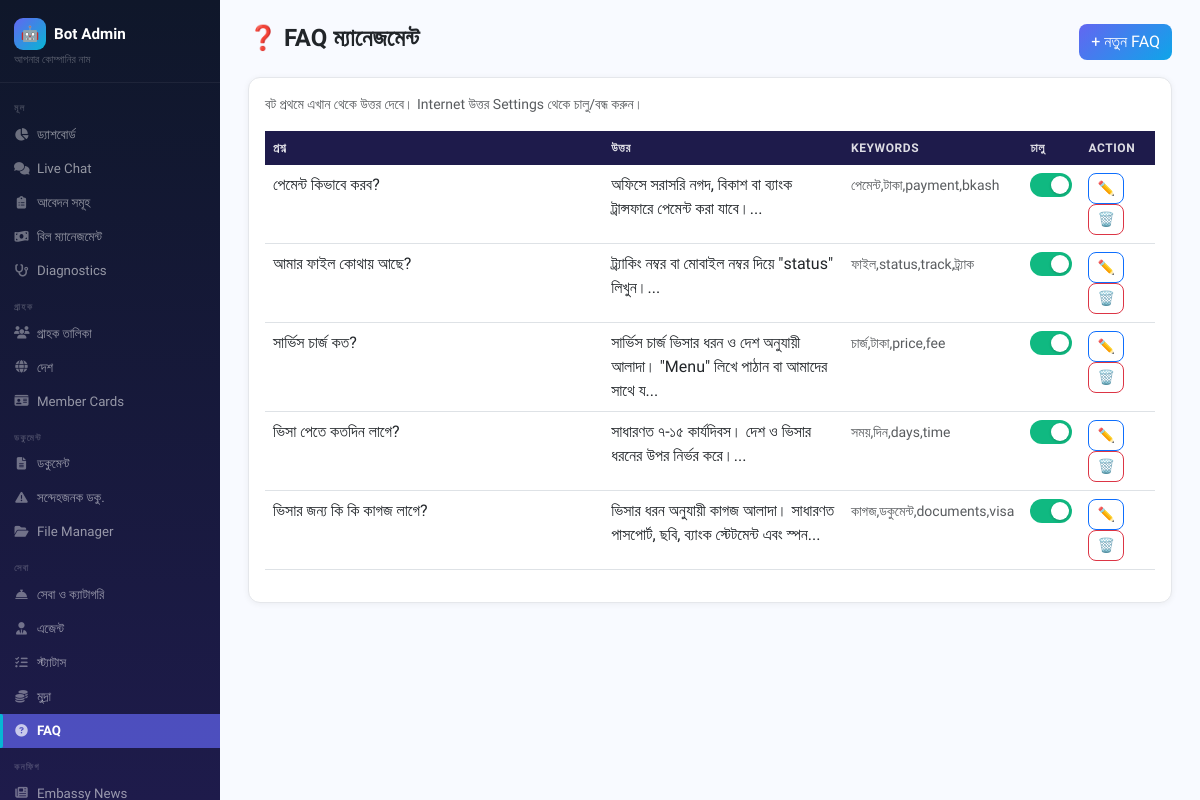
Screenshot of /admin/?page=faqs (signed in) with the database file from the repository.
### tables this page shows
CREATE TABLE IF NOT EXISTS `faqs` (
  `id`         INT AUTO_INCREMENT PRIMARY KEY,
  `question`   TEXT NOT NULL,
  `answer`     TEXT NOT NULL,
  `keywords`   VARCHAR(500),
  `is_active`  TINYINT(1) DEFAULT 1,
  `created_at` TIMESTAMP DEFAULT CURRENT_TIMESTAMP
);

### config/database.php (called while the page is built, shortened)
<?php
class Database {
    private static ?Database $instance = null;
    private PDO $pdo;
    private function __construct() {
        try {
            $dsn = 'mysql:host=' . DB_HOST . ';dbname=' . DB_NAME . ';charset=utf8mb4';
            $this->pdo = new PDO($dsn, DB_USER, DB_PASS, [
                PDO::ATTR_ERRMODE            => PDO::ERRMODE_EXCEPTION,
                PDO::ATTR_DEFAULT_FETCH_MODE => PDO::FETCH_ASSOC,
                PDO::ATTR_EMULATE_PREPARES   => false,
                PDO::MYSQL_ATTR_INIT_COMMAND =>
                    "SET NAMES utf8mb4 COLLATE utf8mb4_unicode_ci; " .
                    "SET character_set_client    = utf8mb4; " .
                    "SET character_set_results   = utf8mb4; " .
                    "SET character_set_connection= utf8mb4;",
            ]);
        } catch (PDOException $e) {
            error_log('[BOT-DB] ' . $e->getMessage());
            http_response_code(200);
            exit('{"ok":true}');
        }
    }
    public static function getInstance(): self {
        if (!self::$instance) self::$instance = new self();
        return self::$instance;
    }
    public function fetchAll(string $sql, array $p = []): array {
        $s = $this->pdo->prepare($sql);
        $s->execute($p);
        return $s->fetchAll();
    }
}

### admin/index.php (the view, shortened to what this page needs)
    <?php exit;
$db      = Database::getInstance();
$page    = $_GET['page'] ?? 'dashboard';
$stats   = [
    'customers'    => $db->fetchOne("SELECT COUNT(*) as c FROM customers")['c'] ?? 0,
    'today_msgs'   => $db->fetchOne("SELECT COUNT(*) as c FROM messages WHERE DATE(sent_at)=CURDATE() AND direction='in'")['c'] ?? 0,
    'pending_apps' => $db->fetchOne("SELECT COUNT(*) as c FROM applications WHERE status_id=1")['c'] ?? 0,
    'total_income' => $db->fetchOne("SELECT COALESCE(SUM(paid_amount),0) as c FROM payments")['c'] ?? 0,
    'total_due'    => $db->fetchOne("SELECT COALESCE(SUM(balance),0) as c FROM payments WHERE balance>0")['c'] ?? 0,
    'gemini_today'     => $db->count("SELECT COUNT(*) as c FROM ai_usage_logs WHERE provider='gemini' AND DATE(created_at)=CURDATE()"),
    'openrouter_today' => $db->count("SELECT COUNT(*) as c FROM ai_usage_logs WHERE provider='openrouter' AND DATE(created_at)=CURDATE()"),
    'current_ai'       => Config::get('current_ai_provider','gemini'),
    'pending_news' => $db->fetchOne("SELECT COUNT(*) as c FROM embassy_news WHERE status='pending'")['c'] ?? 0,
];
?>
<!DOCTYPE html>
<html lang="bn">
<head>
<link rel="stylesheet" href="https://cdn.jsdelivr.net/npm/bootstrap@5.3.0/dist/css/bootstrap.min.css">
<link rel="stylesheet" href="https://cdnjs.cloudflare.com/ajax/libs/font-awesome/6.4.0/css/all.min.css">
<link rel="stylesheet" href="/admin/admin.css">
</head>
<body>
<?php $currentPage = $page ?? 'dashboard'; include __DIR__.'/sidebar.php'; ?>
<div class="main">
<?php if ($page === 'dashboard'): ?>
<h4 class="fw-bold mb-4">📊 ড্যাশবোর্ড</h4>
<div class="row g-3 mb-4">
<?php
$cards = [
    ['মোট গ্রাহক',    $stats['customers'],               '#1a3c6e', 'fa-users'],
    ['আজকের মেসেজ',  $stats['today_msgs'],              '#2e86c1', 'fa-comment'],
    ['পেন্ডিং আবেদন',$stats['pending_apps'],            '#e67e22', 'fa-clock'],
    ['মোট আয়',       number_format($stats['total_income']), '#27ae60', 'fa-coins'],
    ['মোট বকেয়া',    number_format($stats['total_due']), '#e74c3c', 'fa-exclamation-circle'],
    ['Pending News',  $stats['pending_news'],            '#8e44ad', 'fa-newspaper'],
];
foreach ($cards as $c): ?>
<div class="col-xl-2 col-md-4 col-6">
    <div class="stat-card">
        <div class="text-muted small mb-1"><?= $c[0] ?></div>
        <div class="fw-bold fs-4" style="color:<?= $c[2] ?>"><?= $c[1] ?></div>
        <i class="fa <?= $c[3] ?> mt-1" style="color:<?= $c[2] ?>;opacity:.4;font-size:1.2rem"></i>
    </div>
</div>
<?php endforeach; ?>
</div>
<div class="row g-3 mb-3">
    <div class="col-md-6">
        <div class="card p-3">
            <div class="d-flex justify-content-between align-items-center mb-2">
                <h6 class="fw-bold mb-0">🤖 AI ব্যবহার (আজ)</h6>
                <a href="/admin/customers.php?tab=ai" class="btn btn-sm btn-outline-primary">বিস্তারিত</a>
            </div>
            <div class="d-flex gap-3">
                <div class="flex-grow-1 text-center p-2 rounded <?= $stats['current_ai']==='gemini'?'border border-success bg-light':'' ?>">
                    <?php if($stats['current_ai']==='gemini'): ?><div class="badge bg-success mb-1" style="font-size:.65rem">▶ Active</div><br><?php endif; ?>
                    <div class="fw-bold fs-4 text-primary"><?= $stats['gemini_today'] ?></div>
                    <div class="small text-muted">Google Gemini</div>
                </div>
                <div class="flex-grow-1 text-center p-2 rounded <?= $stats['current_ai']==='openrouter'?'border border-success bg-light':'' ?>">
                    <?php if($stats['current_ai']==='openrouter'): ?><div class="badge bg-success mb-1" style="font-size:.65rem">▶ Active</div><br><?php endif; ?>
                    <div class="fw-bold fs-4 text-warning"><?= $stats['openrouter_today'] ?></div>
                    <div class="small text-muted">OpenRouter</div>
                </div>
            </div>
        </div>
    </div>
    <div class="col-md-6">
        <div class="card p-3">
            <h6 class="fw-bold mb-2">⚡ দ্রুত লিংক</h6>
            <div class="d-flex flex-wrap gap-2">
                <a href="/admin/customers.php" class="btn btn-sm btn-outline-primary">👥 গ্রাহক</a>
                <a href="/admin/customers.php?tab=countries" class="btn btn-sm btn-outline-secondary">🌍 দেশ</a>
                <a href="/admin/customers.php?tab=menu" class="btn btn-sm btn-outline-info">📱 Bot মেনু</a>
                <a href="/admin/customers.php?tab=ai" class="btn btn-sm btn-outline-warning">🤖 AI Stats</a>
                <a href="/admin/news.php" class="btn btn-sm btn-outline-success">📰 News</a>
                <a href="/admin/reports.php" class="btn btn-sm btn-outline-dark">📊 রিপোর্ট</a>
            </div>
        </div>
    </div>
</div>
<div class="row g-3">
    <div class="col-lg-8">
        <div class="card p-3">
            <div class="fw-bold mb-3">📨 সর্বশেষ মেসেজ</div>
            <div class="table-responsive">
            <table class="table table-hover table-sm">
                <thead><tr><th>গ্রাহক</th><th>মেসেজ</th><th>Platform</th><th>সময়</th></tr></thead>
                <tbody>
                <?php foreach ($db->fetchAll("SELECT m.*, c.name, c.mobile FROM messages m LEFT JOIN customers c ON m.customer_id=c.id WHERE m.direction='in' ORDER BY m.sent_at DESC LIMIT 10") as $m): ?>
                <tr>
                    <td><?= htmlspecialchars($m['name'] ?? '?') ?><br><small class="text-muted"><?= htmlspecialchars($m['mobile'] ?? '') ?></small></td>
                    <td><?= htmlspecialchars(mb_substr($m['content'] ?? '', 0, 60)) ?></td>
                    <td><span class="badge bg-secondary"><?= strtoupper($m['platform']) ?></span></td>
                    <td><small><?= date('d/m H:i', strtotime($m['sent_at'])) ?></small></td>
                </tr>
                <?php endforeach; ?>
                </tbody>
            </table>
            </div>
        </div>
    </div>
    <div class="col-lg-4">
        <div class="card p-3 mb-3">
            <div class="fw-bold mb-3">🔔 সর্বশেষ আবেদন</div>
            <?php foreach ($db->fetchAll("SELECT a.tracking_id, c.name, st.name as sn, st.color FROM applications a LEFT JOIN customers c ON a.customer_id=c.id LEFT JOIN application_statuses st ON a.status_id=st.id ORDER BY a.created_at DESC LIMIT 5") as $a): ?>
            <div class="d-flex justify-content-between align-items-center py-2 border-bottom">
                <div>
                    <div class="small fw-semibold"><?= htmlspecialchars($a['name'] ?? '?') ?></div>
                    <code class="small text-muted"><?= htmlspecialchars($a['tracking_id']) ?></code>
                </div>
                <span class="badge" style="background:<?= htmlspecialchars($a['color'] ?? '#ccc') ?>;font-size:.65rem"><?= htmlspecialchars($a['sn'] ?? '—') ?></span>
            </div>
            <?php endforeach; ?>
        </div>
    </div>
</div>
<?php elseif ($page === 'faqs'): ?>
<div class="d-flex justify-content-between align-items-center mb-3">
    <h4 class="fw-bold">❓ FAQ ম্যানেজমেন্ট</h4>
    <button class="btn btn-primary" onclick="openFaqModal()">+ নতুন FAQ</button>
</div>
<div class="card p-3">
    <p class="text-muted small mb-3">বট প্রথমে এখান থেকে উত্তর দেবে। Internet উত্তর Settings থেকে চালু/বন্ধ করুন।</p>
    <div class="table-responsive">
    <table class="table table-hover">
        <thead><tr><th style="width:38%">প্রশ্ন</th><th>উত্তর</th><th>Keywords</th><th>চালু</th><th>Action</th></tr></thead>
        <tbody>
        <?php foreach ($db->fetchAll("SELECT * FROM faqs ORDER BY id DESC") as $faq): ?>
        <tr>
            <td><?= htmlspecialchars(mb_substr($faq['question'],0,80)) ?></td>
            <td><?= htmlspecialchars(mb_substr($faq['answer'],0,80)) ?>...</td>
            <td><small class="text-muted"><?= htmlspecialchars($faq['keywords']??'') ?></small></td>
            <td><label class="toggle-feature"><span class="toggle-slider"></span></label></td>
            <td>
                <button class="btn btn-sm btn-outline-primary" onclick='editFaq(<?= json_encode($faq) ?>)'>✏️</button>
                <button class="btn btn-sm btn-outline-danger" onclick="deleteFaq(<?= $faq['id'] ?>)">🗑️</button>
            </td>
        </tr>
        <?php endforeach; ?>
        </tbody>
    </table>
    </div>
</div>
<?php endif; ?>
</div>
</body>
</html>

### admin/admin.css (style rules this page uses)
body { font-family: 'Hind Siliguri', 'Segoe UI', sans-serif; background: #F8FAFF; }
.table thead th { background: #1E1B4B; color: rgba(255,255,255,.85); font-size: .75rem; font-weight: 600; letter-spacing: .05em; text-transform: uppercase; border: none; }
.card { border-radius: 12px; border: 1px solid #E5E7EB; box-shadow: 0 1px 6px rgba(0,0,0,.06); }
.btn { border-radius: 8px; font-weight: 500; }
.btn-primary { background: linear-gradient(135deg, #6366F1, #0EA5E9); border: none; }
.toggle-feature { position: relative; display: inline-block; width: 42px; height: 24px; }
.toggle-slider { position: absolute; inset: 0; background: #CBD5E1; border-radius: 24px; cursor: pointer; transition: .2s; }
.toggle-slider::before { content: ''; position: absolute; width: 18px; height: 18px; left: 3px; bottom: 3px; background: #fff; border-radius: 50%; transition: .2s; box-shadow: 0 1px 3px rgba(0,0,0,.2); }
.toggle-feature input:checked + .toggle-slider { background: #10B981; }
.toggle-feature input:checked + .toggle-slider::before { transform: translateX(18px); }

### admin/sidebar.php (style rules this page uses)
.main { margin-left:220px;padding:24px 28px;min-height:100vh;background:#F8FAFF; }

### rows the page displays
faqs: question "পেমেন্ট কিভাবে করব?", answer "অফিসে সরাসরি নগদ, বিকাশ বা ব্যাংক ট্রান্সফারে পেমেন্ট করা যাবে।", keywords "পেমেন্ট,টাকা,payment,bkash"
faqs: question "আমার ফাইল কোথায় আছে?", answer "ট্র্যাকিং নম্বর বা মোবাইল নম্বর দিয়ে \"status\" লিখুন।", keywords "ফাইল,status,track,ট্র্যাক"
faqs: question "সার্ভিস চার্জ কত?", answer "সার্ভিস চার্জ ভিসার ধরন ও দেশ অনুযায়ী আলাদা। \"Menu\" লিখে পাঠান বা আমাদের সাথে য", keywords "চার্জ,টাকা,price,fee"
faqs: question "ভিসা পেতে কতদিন লাগে?", answer "সাধারণত ৭-১৫ কার্যদিবস। দেশ ও ভিসার ধরনের উপর নির্ভর করে।", keywords "সময়,দিন,days,time"
faqs: question "ভিসার জন্য কি কি কাগজ লাগে?", answer "ভিসার ধরন অনুযায়ী কাগজ আলাদা। সাধারণত পাসপোর্ট, ছবি, ব্যাংক স্টেটমেন্ট এবং স্পন", keywords "কাগজ,ডকুমেন্ট,documents,visa"

### other values shown
Config::get('company_name','আপনার কোম্পানির নাম') "আপনার কোম্পানির নাম"
$label "ড্যাশবোর্ড Live Chat আবেদন সমূহ বিল ম্যানেজমেন্ট Diagnostics গ্রাহক তালিকা দেশ Member Cards ডকুমেন্ট সন্দেহজনক ডকু. File Manager সেবা ও ক্যাটাগরি এজেন্ট স্ট্যাটাস মুদ্রা FAQ Embassy News"
